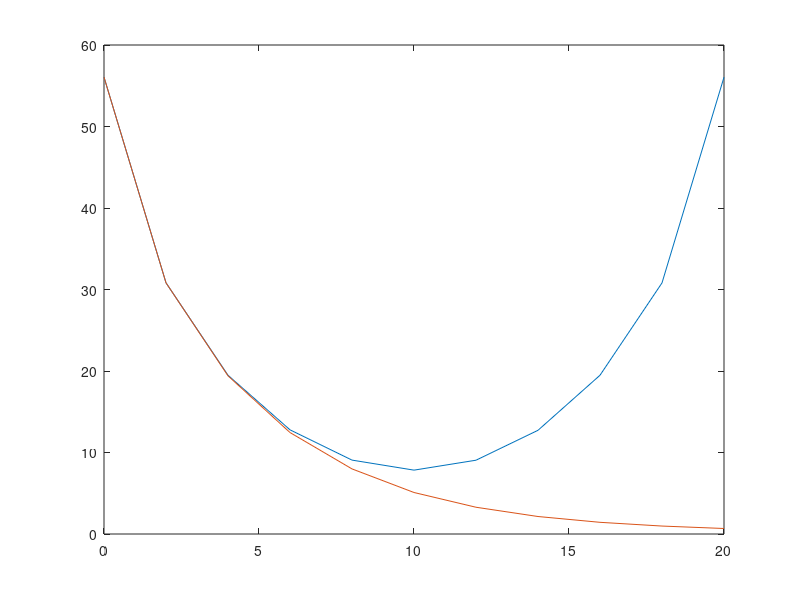

Recreate this plot in MATLAB.
clear all
close all
% To check the consistancy of the theoretical derivations
N=1e4;
Nr=4;
Nt=Nr;
alpha=4;

P=10;
Rd=20;
rl=0:2:Rd;
SNR = 40;
No = P*10^(-0.1*SNR); % sigma^2;
for ir=1:length(rl)
    % JT
    Rate_JT=[];D=[];Rate_NJ=[];
    for ii=1:N
        r=rl(ir);
        h1=1/sqrt(2)*[randn(Nr,Nt) + 1j*randn(Nr,Nt)]*(1+r)^(-alpha/2);
        [Q1,R1] = qr(h1);
        h2=1/sqrt(2)*[randn(Nr,Nt) + 1j*randn(Nr,Nt)]*(1+Rd-r)^(-alpha/2);
        [Q2,R2] = qr(h2);
        D=abs(diag(R1)).^2+abs(diag(R2)).^2;
        Rate=sum(log2(1+D*P/No));
        Rate_JT=[Rate_JT,Rate];
        Rate_NJ=[Rate_NJ,sum(log2(1+abs(diag(R1)).^2*P/No))];
    end
    avg_rate(ir)=mean(Rate_JT);
    avg_rate_nj(ir)=mean(Rate_NJ);
end
plot(rl,avg_rate,rl,avg_rate_nj)